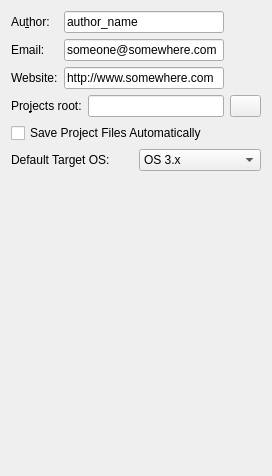
     <widget class="QWidget" name="tabProject">
      <attribute name="title">
       <string>Project</string>
      </attribute>
      <attribute name="toolTip">
       <string>Basic settings for macros and pathes...</string>
      </attribute>
      <layout class="QGridLayout" name="gridLayout_23">
       <item row="0" column="0">
        <layout class="QGridLayout" name="gridLayout_5">
         <item row="0" column="0" colspan="2">
          <layout class="QGridLayout" name="gridLayout">
           <item row="0" column="0">
            <widget class="QLabel" name="label">
             <property name="text">
              <string>Au&amp;thor:</string>
             </property>
             <property name="buddy">
              <cstring>lineEdit_author</cstring>
             </property>
            </widget>
           </item>
           <item row="0" column="1" colspan="2">
            <widget class="QLineEdit" name="lineEdit_author">
             <property name="minimumSize">
              <size>
               <width>142</width>
               <height>0</height>
              </size>
             </property>
             <property name="text">
              <string>author_name</string>
             </property>
            </widget>
           </item>
           <item row="1" column="0">
            <widget class="QLabel" name="label_2">
             <property name="text">
              <string>Email:</string>
             </property>
             <property name="buddy">
              <cstring>lineEdit_email</cstring>
             </property>
            </widget>
           </item>
           <item row="1" column="1" colspan="2">
            <widget class="QLineEdit" name="lineEdit_email">
             <property name="minimumSize">
              <size>
               <width>142</width>
               <height>0</height>
              </size>
             </property>
             <property name="text">
              <string>someone@somewhere.com</string>
             </property>
            </widget>
           </item>
           <item row="2" column="0">
            <widget class="QLabel" name="label_3">
             <property name="text">
              <string>Website:</string>
             </property>
             <property name="buddy">
              <cstring>lineEdit_website</cstring>
             </property>
            </widget>
           </item>
           <item row="2" column="1" colspan="2">
            <widget class="QLineEdit" name="lineEdit_website">
             <property name="minimumSize">
              <size>
               <width>142</width>
               <height>0</height>
              </size>
             </property>
             <property name="text">
              <string>http://www.somewhere.com</string>
             </property>
            </widget>
           </item>
           <item row="3" column="0" colspan="2">
            <widget class="QLabel" name="label_4">
             <property name="text">
              <string>Pro&amp;jects root:</string>
             </property>
             <property name="buddy">
              <cstring>lineEdit_projectsRootDir</cstring>
             </property>
            </widget>
           </item>
           <item row="3" column="2">
            <widget class="QLineEdit" name="lineEdit_projectsRootDir">
             <property name="text">
              <string/>
             </property>
            </widget>
           </item>
           <item row="3" column="3">
            <widget class="QPushButton" name="btn_getProjectRootDir">
             <property name="maximumSize">
              <size>
               <width>31</width>
               <height>25</height>
              </size>
             </property>
             <property name="toolTip">
              <string>Select default Root Folder for your Projects&lt;br&gt;&lt;b&gt;Tipp:&lt;/b&gt; Should be accessiable by one of your emulated Amiga systems!</string>
             </property>
             <property name="text">
              <string/>
             </property>
             <property name="icon">
              <iconset resource="application.qrc">
               <normaloff>:/images/open.png</normaloff>:/images/open.png</iconset>
             </property>
            </widget>
           </item>
          </layout>
         </item>
         <item row="1" column="0" colspan="2">
          <widget class="QCheckBox" name="checkBox_saveProjectFilesAutomatically">
           <property name="toolTip">
            <string>If checked, any open project file (including Makefiles) with unsaved changes is saved automatically before a project build, with no prompt. If unchecked, you are asked each time instead.</string>
           </property>
           <property name="text">
            <string>Save Project Files Automatically</string>
           </property>
          </widget>
         </item>
         <item row="2" column="0">
          <widget class="QLabel" name="label_defaultTargetOS">
           <property name="text">
            <string>Default Target OS:</string>
           </property>
           <property name="buddy">
            <cstring>comboBox_defaultTargetOS</cstring>
           </property>
          </widget>
         </item>
         <item row="2" column="1">
          <widget class="QComboBox" name="comboBox_defaultTargetOS">
           <property name="toolTip">
            <string>Select whether to compile, generate Makefiles, and start the emulator for OS 1.3 or OS 2.x/3.x by default. Used at startup, and whenever no open project (or an imported one - see File &gt; Import existing Project...) says otherwise.</string>
           </property>
           <property name="currentIndex">
            <number>1</number>
           </property>
           <item>
            <property name="text">
             <string>OS 1.3</string>
            </property>
           </item>
           <item>
            <property name="text">
             <string>OS 3.x</string>
            </property>
           </item>
          </widget>
         </item>
        </layout>
       </item>
       <item row="1" column="0">
        <spacer name="verticalSpacer_3">
         <property name="orientation">
          <enum>Qt::Orientation::Vertical</enum>
         </property>
         <property name="sizeHint" stdset="0">
          <size>
           <width>20</width>
           <height>294</height>
          </size>
         </property>
        </spacer>
       </item>
      </layout>
     </widget>
